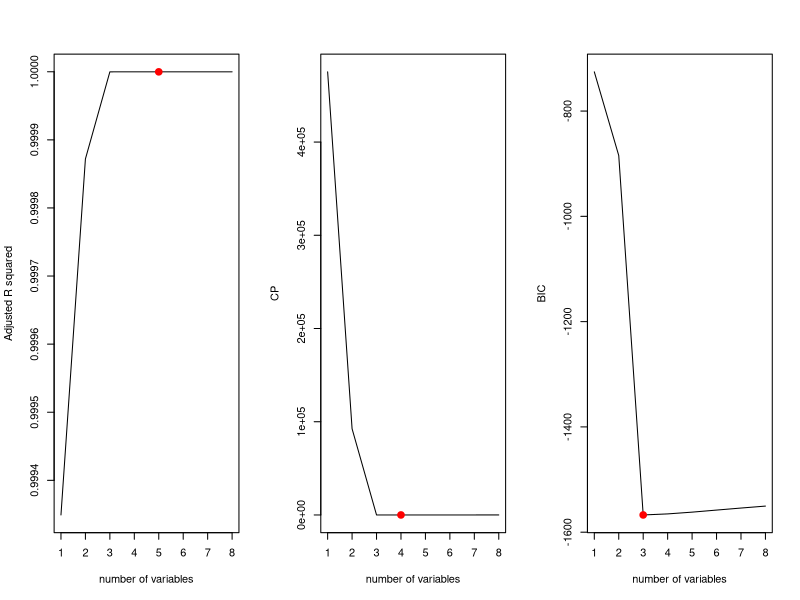
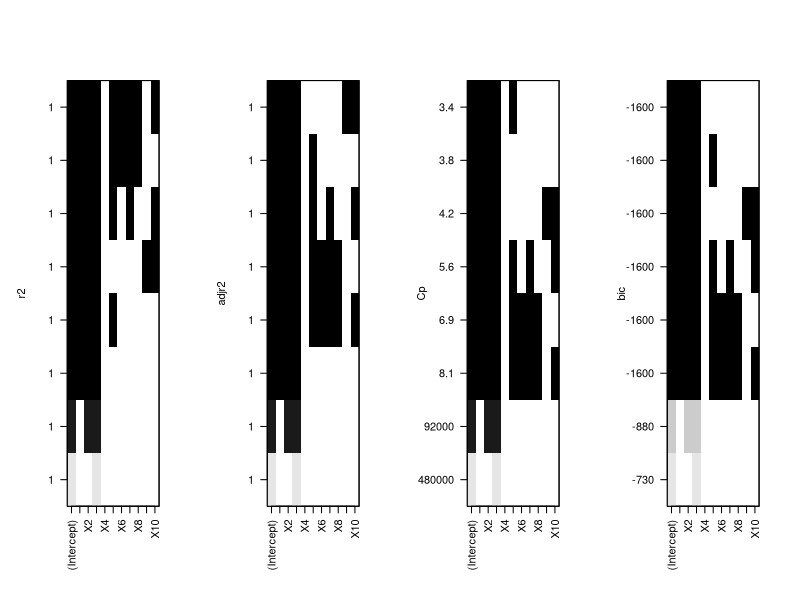
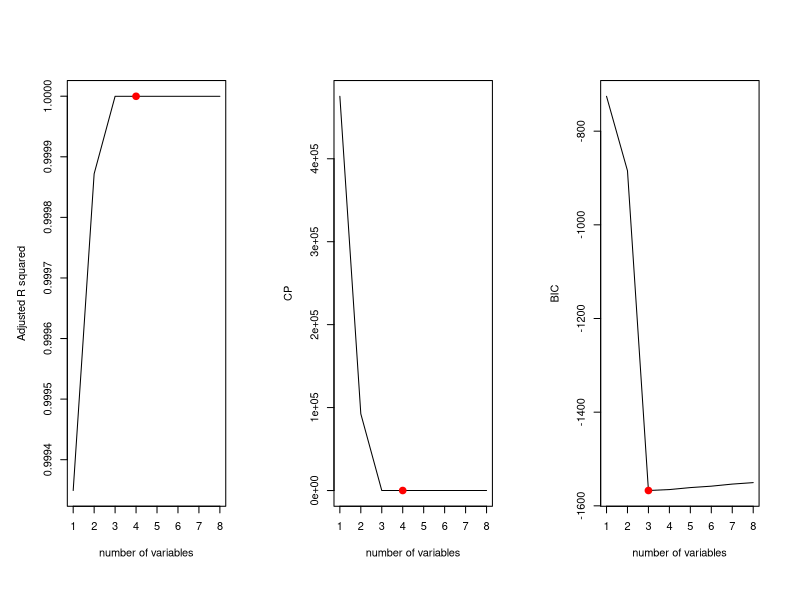
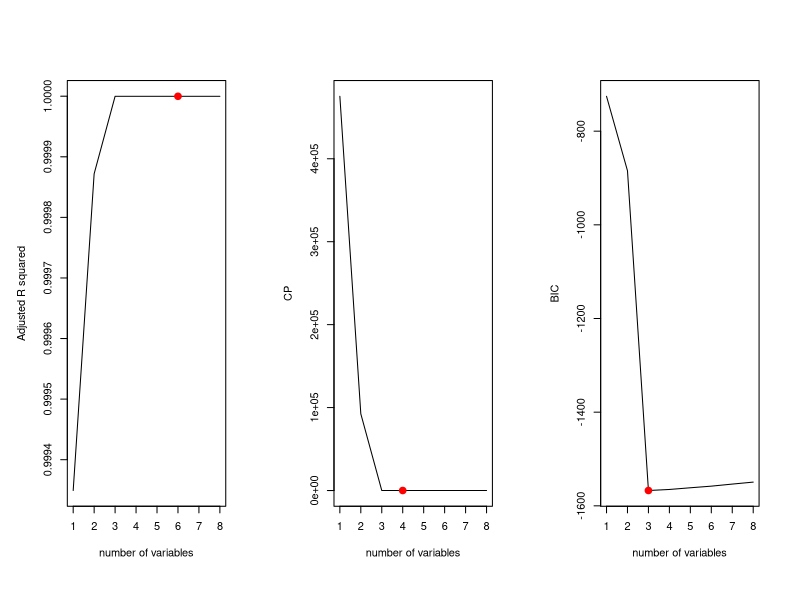
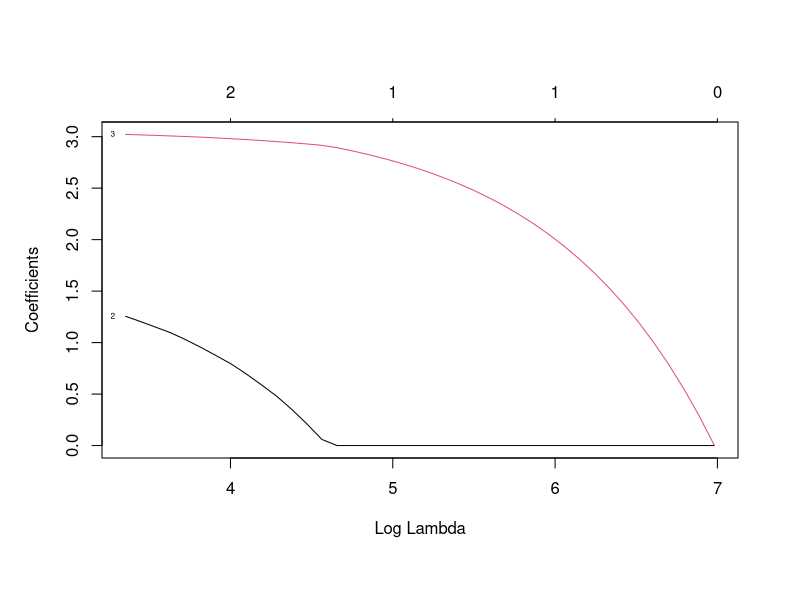
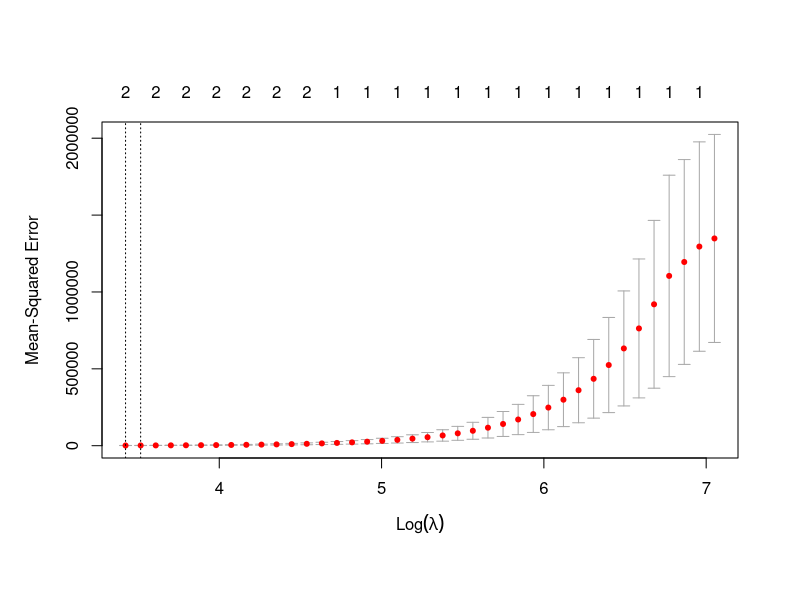
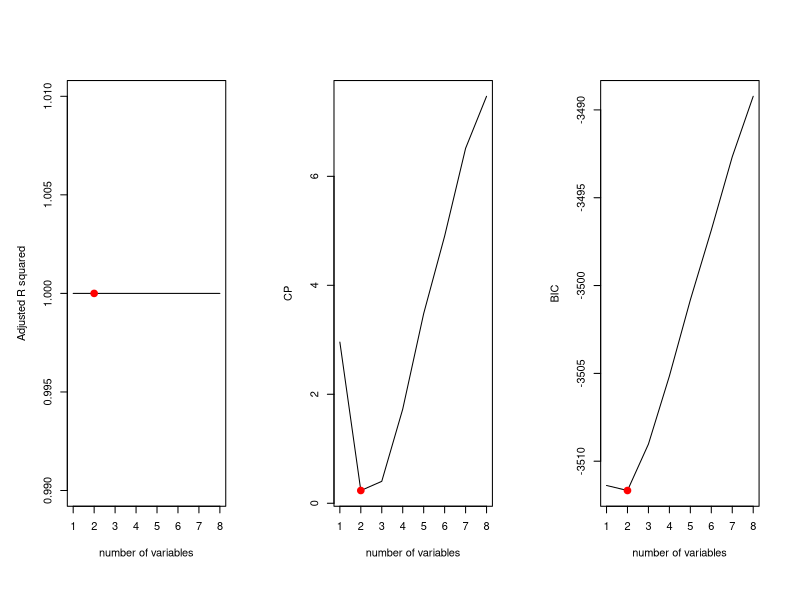
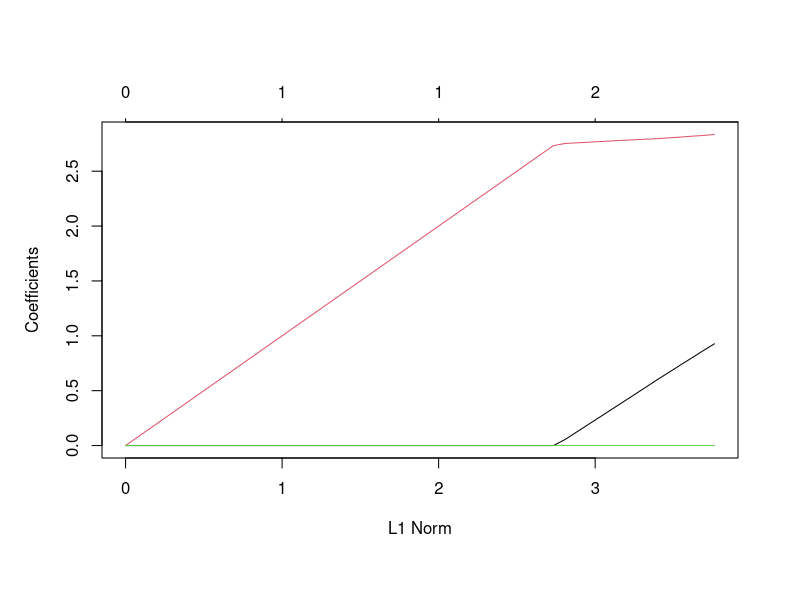

Here is the R script that generated these plots, in order:
##Question 6.1
#(a)
#the forward selection models with k predictors has the smallest training 
#RSS

#(b)
#We dont know

#(c)
#i.True
#ii.True
#iii.FALSE
#iv.FALSE
#v.FALSE

##Question 6.4
#(a)#iv.
#(b)#iii.
#(c)#ii
#(d)#i
#(e)#ii


##Question 6.8
#(a)
set.seed(100)
X<-rnorm(100,2,4)
e<-rnorm(100,0,0.5)




#(b)
Y<-2+5*X+2*X^2+3*X^3+e



#(c)
data<-data.frame(Y)
for (i in 1:10){
  K<-X^i
  data<-data.frame(data,K)
  
}
names(data)<-c("Y","X","X2","X3","X4","X5","X6","X7","X8","X9","X10")

library(leaps)
regfit.full<-regsubsets(Y~.,data)
reg.summary<-summary(regfit.full)
r<-which.max(reg.summary$adjr2)
c<-which.min(reg.summary$cp)
b<-which.min(reg.summary$bic)
par(mfrow = c(1,3))
plot(reg.summary$adjr2,xlab = "number of variables",
     ylab = "Adjusted R squared", type = "l")
points(r,reg.summary$adjr2[r],col = "red",cex = 2,
      pch = 20)
plot(reg.summary$cp,xlab = "number of variables",
     ylab = "CP",type = "l")
points(c,reg.summary$cp[c],col = "red",cex = 2,
       pch = 20)
plot(reg.summary$bic,xlab = "number of variables",
     ylab = "BIC", type = "l")
points(b,reg.summary$bic[b],col = "red",cex = 2,
       pch = 20)

par(mfrow = c(1,4))
plot(regfit.full,scale = "r2")
plot(regfit.full,scale = "adjr2")
plot(regfit.full,scale = "Cp")
plot(regfit.full,scale = "bic")




#(d)
regfit.fwd<-regsubsets(Y~.,data,method = "forward")
reg.summary<-summary(regfit.fwd)
r<-which.max(reg.summary$adjr2)
c<-which.min(reg.summary$cp)
b<-which.min(reg.summary$bic)
par(mfrow = c(1,3))
plot(reg.summary$adjr2,xlab = "number of variables",
     ylab = "Adjusted R squared", type = "l")
points(r,reg.summary$adjr2[r],col = "red",cex = 2,
       pch = 20)
plot(reg.summary$cp,xlab = "number of variables",
     ylab = "CP",type = "l")
points(c,reg.summary$cp[c],col = "red",cex = 2,
       pch = 20)
plot(reg.summary$bic,xlab = "number of variables",
     ylab = "BIC", type = "l")
points(b,reg.summary$bic[b],col = "red",cex = 2,
       pch = 20)




regfit.bwd<-regsubsets(Y~.,data,method = "backward")
reg.summary<-summary(regfit.bwd)
r<-which.max(reg.summary$adjr2)
c<-which.min(reg.summary$cp)
b<-which.min(reg.summary$bic)
par(mfrow = c(1,3))
plot(reg.summary$adjr2,xlab = "number of variables",
     ylab = "Adjusted R squared", type = "l")
points(r,reg.summary$adjr2[r],col = "red",cex = 2,
       pch = 20)
plot(reg.summary$cp,xlab = "number of variables",
     ylab = "CP",type = "l")
points(c,reg.summary$cp[c],col = "red",cex = 2,
       pch = 20)
plot(reg.summary$bic,xlab = "number of variables",
     ylab = "BIC", type = "l")
points(b,reg.summary$bic[b],col = "red",cex = 2,
       pch = 20)


#(e)
library(glmnet)
x<-model.matrix(Y~.,data)[,-1]
y<-data$Y
lasso.mod<-glmnet(x,y,alpha = 1)
par(mfrow = c(1,1))
plot(lasso.mod,xvar = "lambda",label = TRUE)


train<-sample(1:nrow(x),nrow(x)/2)
test<-(-train)
y.test<-y[test]
set.seed(1)

cv.out<-cv.glmnet(x[train,],y[train],alpha=1)
plot(cv.out)
bestlam<-cv.out$lambda.min
out<-glmnet(x,y,alpha = 1,lambda = bestlam)
coef(out)






#(f)
set.seed(100)
Y<-2+3*X^7+e
data<-data.frame(Y)
for (i in 1:10){
  K<-X^i
  data<-data.frame(data,K)
  
}
names(data)<-c("Y","X","X2","X3","X4","X5","X6","X7","X8","X9","X10")

#best subset selection
regfit.full<-regsubsets(Y~.,data)
reg.summary<-summary(regfit.full)
r<-which.max(reg.summary$adjr2)
c<-which.min(reg.summary$cp)
b<-which.min(reg.summary$bic)
par(mfrow = c(1,3))
plot(reg.summary$adjr2,xlab = "number of variables",
     ylab = "Adjusted R squared", type = "l")
points(r,reg.summary$adjr2[r],col = "red",cex = 2,
       pch = 20)
plot(reg.summary$cp,xlab = "number of variables",
     ylab = "CP",type = "l")
points(c,reg.summary$cp[c],col = "red",cex = 2,
       pch = 20)
plot(reg.summary$bic,xlab = "number of variables",
     ylab = "BIC", type = "l")
points(b,reg.summary$bic[b],col = "red",cex = 2,
       pch = 20)

##lasso
x<-model.matrix(Y~.,data)[,-1]
y<-data$Y
lasso.mod<-glmnet(x,y,alpha = 1)
par(mfrow = c(1,1))
plot(lasso.mod)


train<-sample(1:nrow(x),nrow(x)/2)
test<-(-train)
y.test<-y[test]
set.seed(1)

cv.out<-cv.glmnet(x[train,],y[train],alpha=1)
plot(cv.out)
bestlam<-cv.out$lambda.min
out<-glmnet(x,y,alpha = 1,lambda = bestlam)
coef(out)
